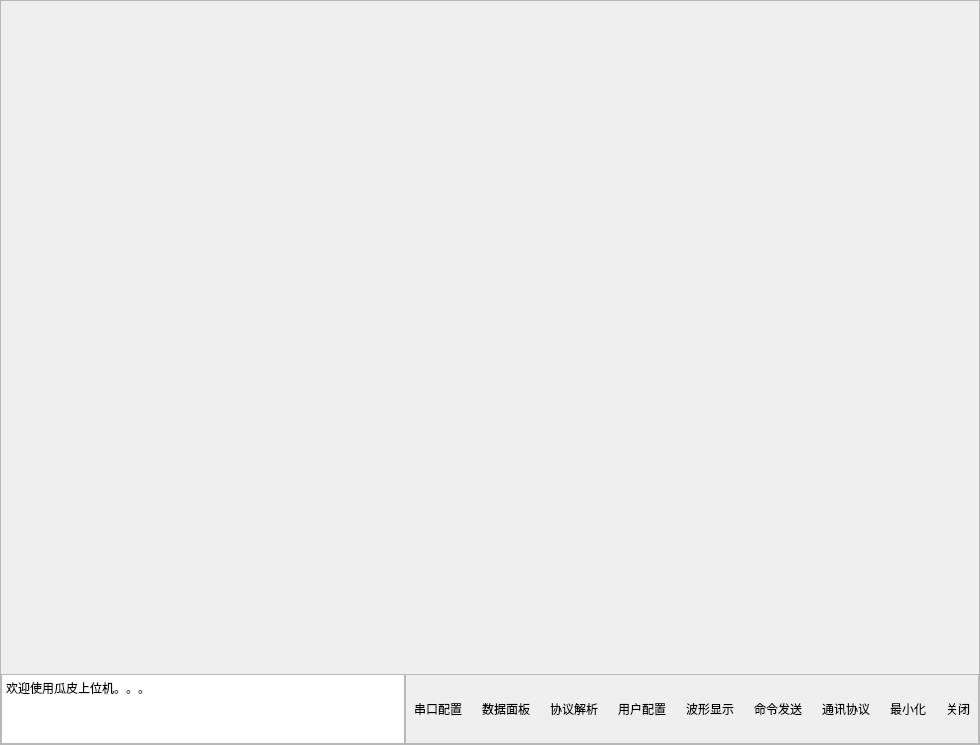
<?xml version="1.0" encoding="UTF-8"?>
<ui version="4.0">
 <class>Widget</class>
 <widget class="QWidget" name="Widget">
  <property name="geometry">
   <rect>
    <x>0</x>
    <y>0</y>
    <width>980</width>
    <height>745</height>
   </rect>
  </property>
  <property name="sizePolicy">
   <sizepolicy hsizetype="Fixed" vsizetype="Fixed">
    <horstretch>0</horstretch>
    <verstretch>0</verstretch>
   </sizepolicy>
  </property>
  <property name="baseSize">
   <size>
    <width>960</width>
    <height>660</height>
   </size>
  </property>
  <property name="windowTitle">
   <string>Widget</string>
  </property>
  <property name="styleSheet">
   <string notr="true">background:  url(:/background/img/R-C.jfif)</string>
  </property>
  <layout class="QVBoxLayout" name="verticalLayout_3">
   <property name="spacing">
    <number>1</number>
   </property>
   <property name="leftMargin">
    <number>0</number>
   </property>
   <property name="topMargin">
    <number>0</number>
   </property>
   <property name="rightMargin">
    <number>0</number>
   </property>
   <property name="bottomMargin">
    <number>0</number>
   </property>
   <item>
    <widget class="QFrame" name="frame">
     <property name="frameShape">
      <enum>QFrame::StyledPanel</enum>
     </property>
     <property name="lineWidth">
      <number>1</number>
     </property>
     <layout class="QVBoxLayout" name="verticalLayout_2" stretch="12,1">
      <property name="spacing">
       <number>0</number>
      </property>
      <property name="leftMargin">
       <number>0</number>
      </property>
      <property name="topMargin">
       <number>0</number>
      </property>
      <property name="rightMargin">
       <number>0</number>
      </property>
      <property name="bottomMargin">
       <number>0</number>
      </property>
      <item>
       <widget class="QLabel" name="label">
        <property name="sizePolicy">
         <sizepolicy hsizetype="Expanding" vsizetype="Expanding">
          <horstretch>0</horstretch>
          <verstretch>0</verstretch>
         </sizepolicy>
        </property>
        <property name="styleSheet">
         <string notr="true"/>
        </property>
        <property name="text">
         <string/>
        </property>
       </widget>
      </item>
      <item>
       <layout class="QHBoxLayout" name="horizontalLayout_2" stretch="0,0">
        <property name="spacing">
         <number>0</number>
        </property>
        <item>
         <widget class="QTextBrowser" name="textBrowser">
          <property name="sizePolicy">
           <sizepolicy hsizetype="Preferred" vsizetype="Preferred">
            <horstretch>0</horstretch>
            <verstretch>0</verstretch>
           </sizepolicy>
          </property>
          <property name="frameShape">
           <enum>QFrame::StyledPanel</enum>
          </property>
          <property name="frameShadow">
           <enum>QFrame::Plain</enum>
          </property>
          <property name="lineWidth">
           <number>1</number>
          </property>
          <property name="html">
           <string>&lt;!DOCTYPE HTML PUBLIC &quot;-//W3C//DTD HTML 4.0//EN&quot; &quot;http://www.w3.org/TR/REC-html40/strict.dtd&quot;&gt;
&lt;html&gt;&lt;head&gt;&lt;meta name=&quot;qrichtext&quot; content=&quot;1&quot; /&gt;&lt;meta charset=&quot;utf-8&quot; /&gt;&lt;style type=&quot;text/css&quot;&gt;
p, li { white-space: pre-wrap; }
hr { height: 1px; border-width: 0; }
&lt;/style&gt;&lt;/head&gt;&lt;body style=&quot; font-family:'Microsoft YaHei UI'; font-size:9pt; font-weight:400; font-style:normal;&quot;&gt;
&lt;p style=&quot; margin-top:0px; margin-bottom:0px; margin-left:0px; margin-right:0px; -qt-block-indent:0; text-indent:0px;&quot;&gt;欢迎使用瓜皮上位机。。。&lt;/p&gt;
&lt;p style=&quot;-qt-paragraph-type:empty; margin-top:0px; margin-bottom:0px; margin-left:0px; margin-right:0px; -qt-block-indent:0; text-indent:0px;&quot;&gt;&lt;br /&gt;&lt;/p&gt;&lt;/body&gt;&lt;/html&gt;</string>
          </property>
         </widget>
        </item>
        <item>
         <widget class="QFrame" name="gridFrame">
          <property name="frameShape">
           <enum>QFrame::StyledPanel</enum>
          </property>
          <property name="lineWidth">
           <number>1</number>
          </property>
          <layout class="QGridLayout" name="gridLayout">
           <property name="leftMargin">
            <number>1</number>
           </property>
           <property name="topMargin">
            <number>1</number>
           </property>
           <property name="rightMargin">
            <number>1</number>
           </property>
           <property name="bottomMargin">
            <number>1</number>
           </property>
           <item row="2" column="1">
            <widget class="QToolButton" name="dataShow">
             <property name="text">
              <string>数据面板</string>
             </property>
             <property name="icon">
              <iconset resource="main.qrc">
               <normaloff>:/icon/Icon/data.ico</normaloff>:/icon/Icon/data.ico</iconset>
             </property>
             <property name="iconSize">
              <size>
               <width>30</width>
               <height>30</height>
              </size>
             </property>
             <property name="toolButtonStyle">
              <enum>Qt::ToolButtonTextUnderIcon</enum>
             </property>
             <property name="autoRaise">
              <bool>true</bool>
             </property>
            </widget>
           </item>
           <item row="2" column="7">
            <widget class="QToolButton" name="win2">
             <property name="sizePolicy">
              <sizepolicy hsizetype="Fixed" vsizetype="Fixed">
               <horstretch>0</horstretch>
               <verstretch>0</verstretch>
              </sizepolicy>
             </property>
             <property name="focusPolicy">
              <enum>Qt::WheelFocus</enum>
             </property>
             <property name="text">
              <string>命令发送</string>
             </property>
             <property name="icon">
              <iconset resource="main.qrc">
               <normaloff>:/icon/Icon/message.ico</normaloff>:/icon/Icon/message.ico</iconset>
             </property>
             <property name="iconSize">
              <size>
               <width>30</width>
               <height>30</height>
              </size>
             </property>
             <property name="toolButtonStyle">
              <enum>Qt::ToolButtonTextUnderIcon</enum>
             </property>
             <property name="autoRaise">
              <bool>true</bool>
             </property>
            </widget>
           </item>
           <item row="2" column="0">
            <widget class="QToolButton" name="win1">
             <property name="focusPolicy">
              <enum>Qt::ClickFocus</enum>
             </property>
             <property name="layoutDirection">
              <enum>Qt::LeftToRight</enum>
             </property>
             <property name="text">
              <string>串口配置</string>
             </property>
             <property name="icon">
              <iconset resource="main.qrc">
               <normaloff>:/icon/Icon/ser.ico</normaloff>:/icon/Icon/ser.ico</iconset>
             </property>
             <property name="iconSize">
              <size>
               <width>30</width>
               <height>30</height>
              </size>
             </property>
             <property name="checkable">
              <bool>false</bool>
             </property>
             <property name="checked">
              <bool>false</bool>
             </property>
             <property name="toolButtonStyle">
              <enum>Qt::ToolButtonTextUnderIcon</enum>
             </property>
             <property name="autoRaise">
              <bool>true</bool>
             </property>
             <property name="arrowType">
              <enum>Qt::NoArrow</enum>
             </property>
            </widget>
           </item>
           <item row="2" column="10">
            <widget class="QToolButton" name="back">
             <property name="sizePolicy">
              <sizepolicy hsizetype="Fixed" vsizetype="Fixed">
               <horstretch>0</horstretch>
               <verstretch>0</verstretch>
              </sizepolicy>
             </property>
             <property name="toolTipDuration">
              <number>-1</number>
             </property>
             <property name="inputMethodHints">
              <set>Qt::ImhNone</set>
             </property>
             <property name="text">
              <string>关闭</string>
             </property>
             <property name="icon">
              <iconset resource="main.qrc">
               <normaloff>:/icon/Icon/close.ico</normaloff>:/icon/Icon/close.ico</iconset>
             </property>
             <property name="iconSize">
              <size>
               <width>30</width>
               <height>30</height>
              </size>
             </property>
             <property name="checkable">
              <bool>false</bool>
             </property>
             <property name="autoRepeat">
              <bool>false</bool>
             </property>
             <property name="autoExclusive">
              <bool>false</bool>
             </property>
             <property name="toolButtonStyle">
              <enum>Qt::ToolButtonTextUnderIcon</enum>
             </property>
             <property name="autoRaise">
              <bool>true</bool>
             </property>
            </widget>
           </item>
           <item row="2" column="9">
            <widget class="QToolButton" name="becomesmall">
             <property name="sizePolicy">
              <sizepolicy hsizetype="Fixed" vsizetype="Fixed">
               <horstretch>0</horstretch>
               <verstretch>0</verstretch>
              </sizepolicy>
             </property>
             <property name="text">
              <string>最小化</string>
             </property>
             <property name="icon">
              <iconset resource="main.qrc">
               <normaloff>:/icon/Icon/small.ico</normaloff>:/icon/Icon/small.ico</iconset>
             </property>
             <property name="iconSize">
              <size>
               <width>30</width>
               <height>30</height>
              </size>
             </property>
             <property name="popupMode">
              <enum>QToolButton::DelayedPopup</enum>
             </property>
             <property name="toolButtonStyle">
              <enum>Qt::ToolButtonTextUnderIcon</enum>
             </property>
             <property name="autoRaise">
              <bool>true</bool>
             </property>
            </widget>
           </item>
           <item row="2" column="4">
            <widget class="QToolButton" name="userConf">
             <property name="text">
              <string notr="true">用户配置</string>
             </property>
             <property name="icon">
              <iconset resource="main.qrc">
               <normaloff>:/icon/Icon/send.ico</normaloff>:/icon/Icon/send.ico</iconset>
             </property>
             <property name="iconSize">
              <size>
               <width>30</width>
               <height>30</height>
              </size>
             </property>
             <property name="toolButtonStyle">
              <enum>Qt::ToolButtonTextUnderIcon</enum>
             </property>
             <property name="autoRaise">
              <bool>true</bool>
             </property>
             <property name="arrowType">
              <enum>Qt::NoArrow</enum>
             </property>
            </widget>
           </item>
           <item row="2" column="5">
            <widget class="QToolButton" name="toolButton">
             <property name="text">
              <string>波形显示</string>
             </property>
             <property name="icon">
              <iconset resource="main.qrc">
               <normaloff>:/icon/Icon/bx.ico</normaloff>:/icon/Icon/bx.ico</iconset>
             </property>
             <property name="iconSize">
              <size>
               <width>30</width>
               <height>30</height>
              </size>
             </property>
             <property name="toolButtonStyle">
              <enum>Qt::ToolButtonTextUnderIcon</enum>
             </property>
             <property name="autoRaise">
              <bool>true</bool>
             </property>
            </widget>
           </item>
           <item row="2" column="3">
            <widget class="QToolButton" name="first">
             <property name="text">
              <string>协议解析</string>
             </property>
             <property name="icon">
              <iconset resource="main.qrc">
               <normaloff>:/icon/Icon/tell.ico</normaloff>:/icon/Icon/tell.ico</iconset>
             </property>
             <property name="iconSize">
              <size>
               <width>30</width>
               <height>30</height>
              </size>
             </property>
             <property name="toolButtonStyle">
              <enum>Qt::ToolButtonTextUnderIcon</enum>
             </property>
             <property name="autoRaise">
              <bool>true</bool>
             </property>
            </widget>
           </item>
           <item row="2" column="8">
            <widget class="QToolButton" name="toolButton_3">
             <property name="enabled">
              <bool>true</bool>
             </property>
             <property name="styleSheet">
              <string notr="true"/>
             </property>
             <property name="text">
              <string>通讯协议</string>
             </property>
             <property name="icon">
              <iconset resource="main.qrc">
               <normaloff>:/icon/Icon/txxy.ico</normaloff>:/icon/Icon/txxy.ico</iconset>
             </property>
             <property name="iconSize">
              <size>
               <width>30</width>
               <height>30</height>
              </size>
             </property>
             <property name="toolButtonStyle">
              <enum>Qt::ToolButtonTextUnderIcon</enum>
             </property>
             <property name="autoRaise">
              <bool>true</bool>
             </property>
            </widget>
           </item>
          </layout>
         </widget>
        </item>
       </layout>
      </item>
     </layout>
    </widget>
   </item>
  </layout>
 </widget>
 <resources>
  <include location="main.qrc"/>
 </resources>
 <connections/>
</ui>
